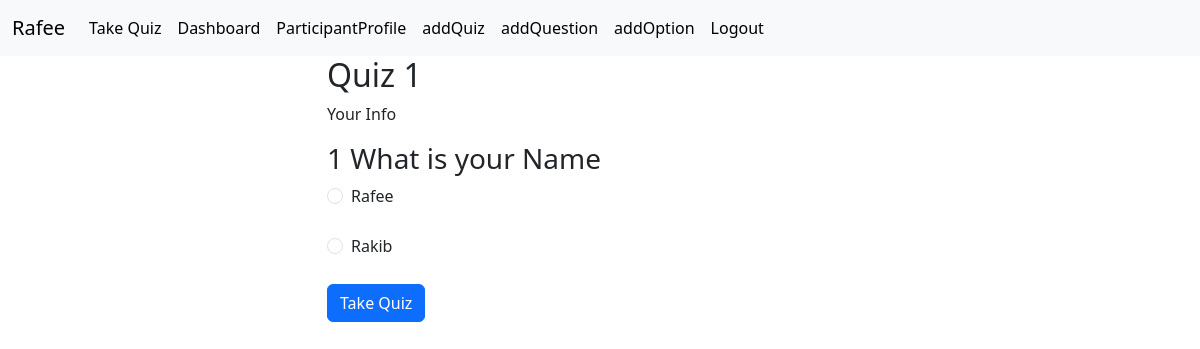
The page /take_quiz/4 (signed in) on the database its author committed.
### myapp/models.py (models this page shows, shortened)
class CustomUser(AbstractUser):
    USER = [
        ('admin','Admin'),
        ('participant','Participant')
    ]
    user_type = models.CharField(max_length=50,choices= USER,null=True)
    def __str__(self):
        return self.username

class Quiz(models.Model):
    admin = models.ForeignKey(Admin,on_delete=models.CASCADE,null=True,blank=True)
    title = models.CharField(max_length=255,null=True,blank=True)
    description = models.TextField(max_length=255, blank=True, null=True)

class Question(models.Model):
    admin = models.ForeignKey(Admin,on_delete=models.CASCADE,null=True,blank=True)
    quiz = models.ForeignKey(Quiz, on_delete=models.CASCADE, related_name='questions',null=True,blank=True)
    question = models.TextField(max_length=255, blank=True, null=True)
    def __str__(self):
        return f"{self.quiz.title} - {self.question}"

class Option(models.Model):
    admin = models.ForeignKey(Admin,on_delete=models.CASCADE,null=True,blank=True)
    question = models.ForeignKey(Question, on_delete=models.CASCADE, related_name='options',null=True,blank=True)
    option = models.CharField(max_length=255,null=True,blank=True)
    is_correct = models.BooleanField(default=False,null=True,blank=True)
    def __str__(self):
        return self.option

### myapp/views.py (the view, shortened to what this page needs)
# urls.py: path('take_quiz/<int:id>',take_quiz,name='take_quiz'),
@login_required
def take_quiz(request, id):
    participant = get_object_or_404(Participant, user = request.user)
    quiz = Quiz.objects.get(id=id)
    questions = quiz.questions.order_by("?")
    question_data = []
    for question in questions:
        options = question.options.order_by("?")
        question_data.append({"question": question,"options": options})
    print(question_data)
    return render(request,'quiz.html',
        {
            "quiz": quiz,
            "question_data": question_data
        }
    )

### templates/quiz.html (shortened to what this page needs)
{% extends "base.html" %}
{% block content %}
<div class="container container-center">
    <div class="row justify-content-center">
        <div class="col-md-6">
            <h2>{{quiz.title}}</h2>
            <p>{{quiz.description}}</p>
            <form method="POST">
                {% for item in question_data %}
                <div>
                    <h3>
                        {{forloop.counter}}
                        {{item.question.question}}
                    </h3>
                    {% for option in item.options %}
                    <div class="form-check">
                        <input class="form-check-input" type="radio" name="question_{item.question.id}" value="{{option.id}}" id="radioDefault1" required>
                        <label class="form-check-label" for="radioDefault1">
                            {{option.option}}
                        </label>
                    </div>
                    <br>
                    {% endfor %}
                </div>
                {% endfor %}
                <a href="{% url 'take_
                quiz' quiz.id %}" class="btn btn-primary">Take Quiz</a>
            </form>
        </div>
    </div>
</div>
{% endblock %}

### templates/navbar.html (shortened to what this page needs)
{% load static %}
<nav class="navbar navbar-expand-lg bg-body-tertiary">
  <div class="container-fluid">
    <a class="navbar-brand" href="{% url 'homepage' %}">{{request.user          }}</a>
    <div class="collapse navbar-collapse" id="navbarSupportedContent">
      <ul class="navbar-nav me-auto mb-2 mb-lg-0">
        <li class="nav-item">
          <a class="nav-link active" aria-current="page" href="{% url 'homepage' %}">Take Quiz</a>
        </li>
        <li class="nav-item">
          <a class="nav-link active" aria-current="page" href="{% url 'dashboard' %}">Dashboard</a>
        </li>
        <li class="nav-item">
          <a class="nav-link active" aria-current="page" href="{% url 'editProfile' %}">ParticipantProfile</a>
        </li>
        <li class="nav-item">
          <a class="nav-link active" aria-current="page" href="{% url 'addQuiz' %}">addQuiz</a>
        </li>
        <li class="nav-item">
          <a class="nav-link active" aria-current="page" href="{% url 'addQuestion' %}">addQuestion</a>
        </li>
        <li class="nav-item">
          <a class="nav-link active" aria-current="page" href="{% url 'addOption' %}">addOption</a>
        </li>
        <li class="nav-item">
          <a class="nav-link active" aria-current="page" href="{% url 'user_logout' %}">Logout</a>
        </li>
      </ul>
    </div>
  </div>
</nav>

### rows shown on the page
CustomUser: user "Rafee"
Quiz: title "Quiz 1", description "Your Info"
Question: question.question "What is your Name"
Option: option "Rafee"
Option: option "Rakib"
